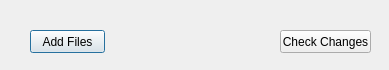
<?xml version="1.0" encoding="UTF-8"?>
<ui version="4.0">
 <class>Dialog</class>
 <widget class="QDialog" name="Dialog">
  <property name="geometry">
   <rect>
    <x>0</x>
    <y>0</y>
    <width>389</width>
    <height>70</height>
   </rect>
  </property>
  <property name="windowTitle">
   <string>Dialog</string>
  </property>
  <widget class="QPushButton" name="pushButton">
   <property name="geometry">
    <rect>
     <x>30</x>
     <y>30</y>
     <width>75</width>
     <height>23</height>
    </rect>
   </property>
   <property name="text">
    <string>Add Files</string>
   </property>
  </widget>
  <widget class="QPushButton" name="pushButton_2">
   <property name="geometry">
    <rect>
     <x>280</x>
     <y>30</y>
     <width>91</width>
     <height>23</height>
    </rect>
   </property>
   <property name="text">
    <string>Check Changes</string>
   </property>
  </widget>
 </widget>
 <resources/>
 <connections/>
</ui>
